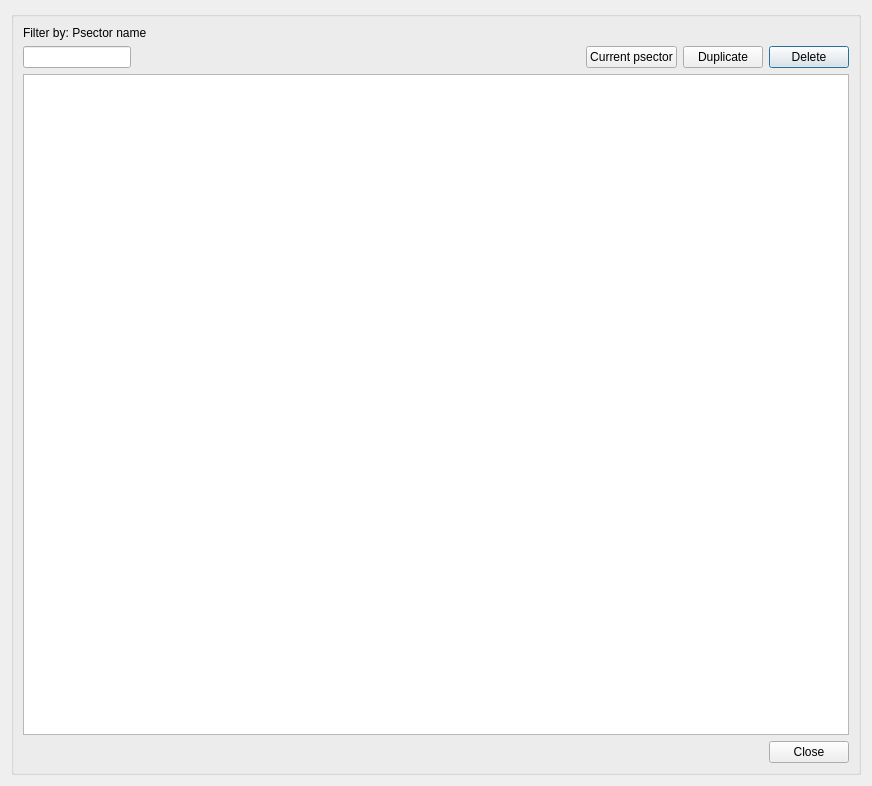
<?xml version="1.0" encoding="UTF-8"?>
<ui version="4.0">
 <class>dlg_psector_manager</class>
 <widget class="QDialog" name="dlg_psector_manager">
  <property name="geometry">
   <rect>
    <x>0</x>
    <y>0</y>
    <width>872</width>
    <height>786</height>
   </rect>
  </property>
  <property name="windowTitle">
   <string>Psector management</string>
  </property>
  <layout class="QGridLayout" name="verticalLayout_4">
   <item row="0" column="0">
    <widget class="QGroupBox" name="groupBox">
     <property name="title">
      <string/>
     </property>
     <layout class="QGridLayout" name="verticalLayout_3">
      <item row="1" column="6">
       <widget class="QPushButton" name="btn_delete">
        <property name="sizePolicy">
         <sizepolicy hsizetype="Fixed" vsizetype="Fixed">
          <horstretch>0</horstretch>
          <verstretch>0</verstretch>
         </sizepolicy>
        </property>
        <property name="text">
         <string>Delete</string>
        </property>
       </widget>
      </item>
      <item row="0" column="0">
       <widget class="QLabel" name="lbl_psector_name">
        <property name="text">
         <string>Filter by: Psector name</string>
        </property>
       </widget>
      </item>
      <item row="3" column="6">
       <widget class="QPushButton" name="btn_cancel">
        <property name="text">
         <string>Close</string>
        </property>
       </widget>
      </item>
      <item row="1" column="3">
       <widget class="QLabel" name="lbl_vdefault_psector">
        <property name="sizePolicy">
         <sizepolicy hsizetype="Fixed" vsizetype="Preferred">
          <horstretch>0</horstretch>
          <verstretch>0</verstretch>
         </sizepolicy>
        </property>
        <property name="text">
         <string/>
        </property>
       </widget>
      </item>
      <item row="1" column="1" colspan="2">
       <spacer name="horizontalSpacer_2">
        <property name="orientation">
         <enum>Qt::Horizontal</enum>
        </property>
        <property name="sizeHint" stdset="0">
         <size>
          <width>80</width>
          <height>20</height>
         </size>
        </property>
       </spacer>
      </item>
      <item row="1" column="0">
       <widget class="QLineEdit" name="txt_name">
        <property name="sizePolicy">
         <sizepolicy hsizetype="Fixed" vsizetype="Fixed">
          <horstretch>0</horstretch>
          <verstretch>0</verstretch>
         </sizepolicy>
        </property>
        <property name="text">
         <string/>
        </property>
       </widget>
      </item>
      <item row="2" column="0" colspan="7">
       <widget class="QTableView" name="tbl_psm"/>
      </item>
      <item row="3" column="0" colspan="5">
       <spacer name="horizontalSpacer">
        <property name="orientation">
         <enum>Qt::Horizontal</enum>
        </property>
        <property name="sizeHint" stdset="0">
         <size>
          <width>40</width>
          <height>20</height>
         </size>
        </property>
       </spacer>
      </item>
      <item row="1" column="4">
       <widget class="QPushButton" name="btn_update_psector">
        <property name="sizePolicy">
         <sizepolicy hsizetype="Fixed" vsizetype="Fixed">
          <horstretch>0</horstretch>
          <verstretch>0</verstretch>
         </sizepolicy>
        </property>
        <property name="text">
         <string>Current psector</string>
        </property>
       </widget>
      </item>
      <item row="1" column="5">
       <widget class="QPushButton" name="btn_duplicate">
        <property name="sizePolicy">
         <sizepolicy hsizetype="Fixed" vsizetype="Fixed">
          <horstretch>0</horstretch>
          <verstretch>0</verstretch>
         </sizepolicy>
        </property>
        <property name="text">
         <string>Duplicate</string>
        </property>
       </widget>
      </item>
     </layout>
    </widget>
   </item>
  </layout>
 </widget>
 <tabstops>
  <tabstop>txt_name</tabstop>
  <tabstop>btn_update_psector</tabstop>
  <tabstop>btn_delete</tabstop>
  <tabstop>tbl_psm</tabstop>
  <tabstop>btn_cancel</tabstop>
 </tabstops>
 <resources/>
 <connections/>
</ui>
